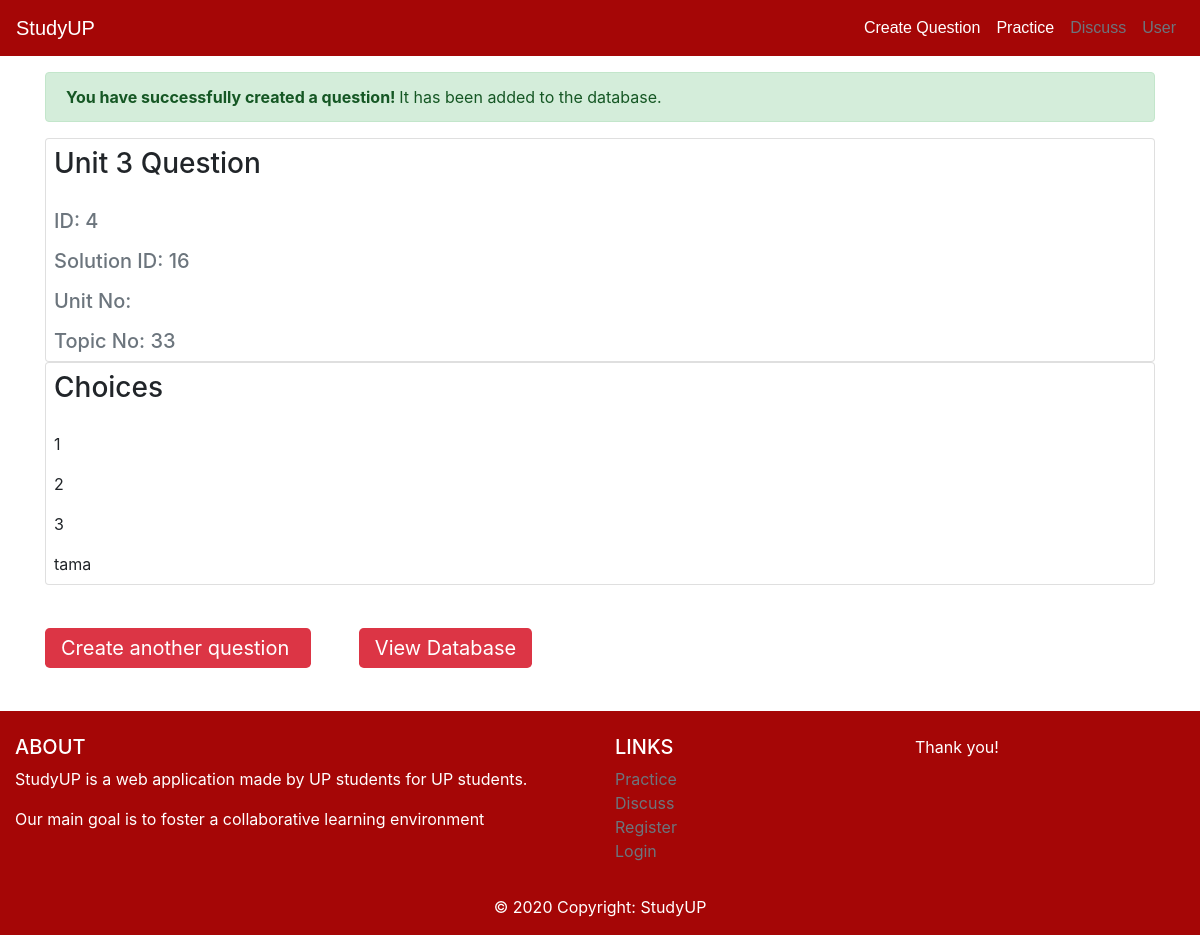
The app's page /create-success, older data.
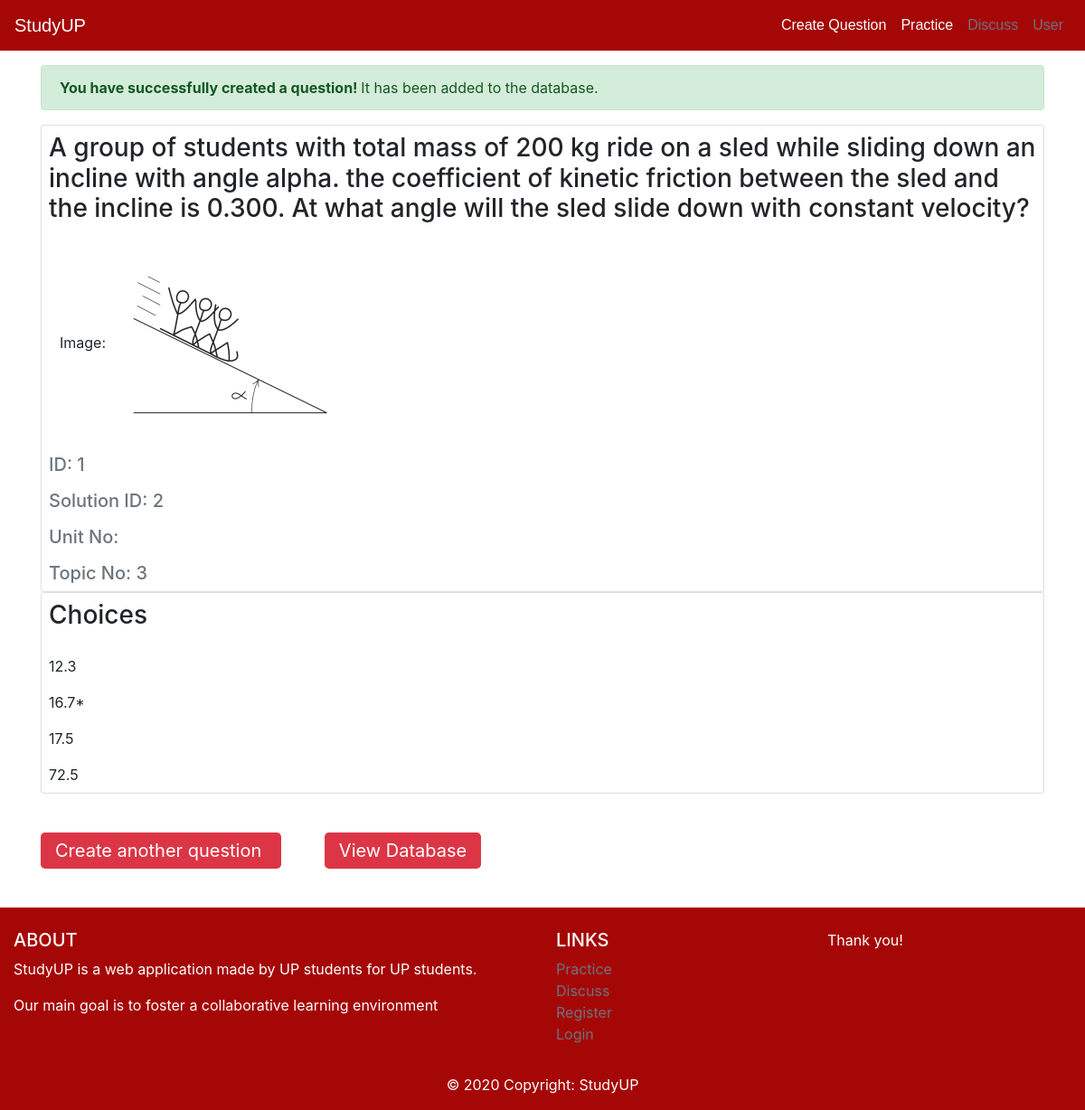
The same page, newer data.
### studyup/models.py (models this page shows, shortened)
class Question(db.Model):
    id = db.Column(db.Integer, primary_key=True)
    body = db.Column(db.Text, nullable=False)
    solution_id = db.Column(db.Integer, db.ForeignKey('choice.id'), nullable=False)
    course_id = db.Column(db.Integer, db.ForeignKey('course.id'), nullable=False)
    image_file = db.Column(db.String(20), nullable=True)
    topic_no = db.Column(db.Integer, nullable=False)

class Choice(db.Model):
    id = db.Column(db.Integer, primary_key=True)
    body = db.Column(db.Text, nullable=False)
    question_id = db.Column(db.Integer, db.ForeignKey('question.id'), nullable=False)

### studyup/question/routes.py (the view)
@question.route("/create-success", methods=['GET'])
def success():
    recentQ = Question.query.order_by(Question.id.desc()).first()
    recentC = Choice.query.filter_by(question_id=recentQ.id)
    return render_template('question-success.html', recentQ=recentQ, recentC=recentC)

### studyup/templates/question-success.html (shortened to what this page needs)
{% extends 'base.html' %}
{% block body %}
<div class="alert alert-success mt-3">
    <strong>You have successfully created a question! </strong> It has been added to the database.
</div>
<div class="card card-default">
<div class="card-title"><h3 class="m-2">{{recentQ.body}}</h3> </div>
{% if recentQ.image_file %}
<div class="card-body">Image: <img src="{{url_for('static', filename='img/' + recentQ.image_file)}}" alt=""> </div>
{% endif %}
<h5 class="card-text m-2 text-muted">ID: {{ recentQ.id }}</h5>
<h5 class="card-text m-2 text-muted">Solution ID: {{recentQ.solution_id}}</h5>
<h5 class="card-text m-2 text-muted">Unit No: {{recentQ.unit_no}}</h5>
<h5 class="card-text m-2 text-muted">Topic No: {{recentQ.topic_no}}</h5>
</div>
<div class="card card-default">
    <div class="card-title"><h3 class="m-2">Choices</h3> </div>
    {% for choice in recentC %}
    <p class="btn-block m-2 card-text">{{ choice.body }}</p>
{% endfor %}
</div>
<a class="btn-lg btn-danger mt-5" href="{{url_for('question.create_question')}}">
    Create another question
</a>
<a class="btn-lg btn-danger mt-5 ml-5" href="{{url_for('main.view_db')}}">
    View Database
</a>
{% endblock body %}

Row changes from the older to the newer data that the page shows:
removed Question: body "Unit 3 Question", id "4", solution_id "16", topic_no "33"
removed Choice: body "1"
removed Choice: body "2"
removed Choice: body "3"
removed Choice: body "tama"
now on this page (row edited): Question: body "A group of students with total mass of 200 kg ride on a sled while sliding down an incline with angle alpha. the coefficient of kinetic friction between the sled and the incline is 0.300. At what angle will the sled slide down with constant velocity?", image_file (picture), id "1", solution_id "2", topic_no "3"
changed Question: image_file empty → "samplepic.png" (drawn)
now on this page (row edited): Choice: body "12.3"
now on this page (row edited): Choice: body "16.7*"
now on this page (row edited): Choice: body "17.5"
now on this page (row edited): Choice: body "72.5"
Text that changed along with them:
text now shown: "Image:"
